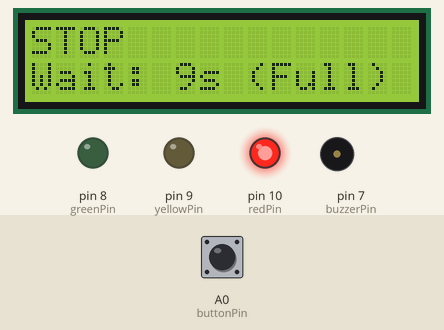
Simulated run of this sketch. Board: Arduino Uno, built with avr-gcc and run on an emulated ATmega328P. On the bench: 16×2 character LCD, output pins drawn as LEDs (lit = HIGH), buzzer (waves = sounding). The inputs (shaded band) are chosen by the test bench; at power-on: A0 (buttonPin) HIGH.

Above: at 3.2 s.
3.3 s: A0 (buttonPin) pulled LOW for 0.15 s
At 4.2 s:
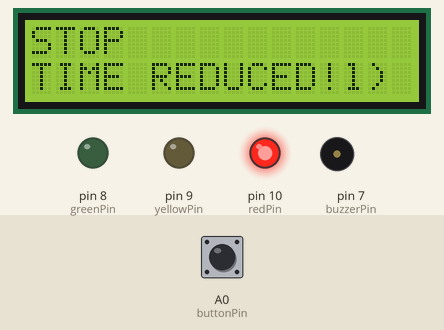
At 11.3 s:
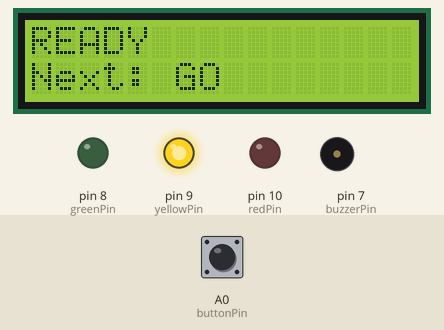
Timing chart, 0 to 23.0 s (numbered marks = the images above; inputs shaded):
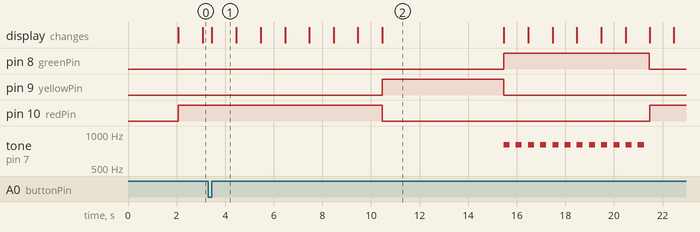

Measured:
- after the input at 3.3 s, the display: changes after 0.15 s (image 1)
- what the display in image 1 shows lasts 1.0 s, from 3.5 s to 4.5 s

The sketch:

CP2VC_F.ino
```cpp
#include <LiquidCrystal.h>

// --- PIN DEFINITIONS ---
// LCD Pinout (RS, E, D4, D5, D6, D7) - NOTE: Pins are non-consecutive
// (D12, D11, D5, D4, D3, D2)
LiquidCrystal lcd(12, 11, 5, 4, 3, 2);

const int redPin = 10;
const int yellowPin = 9;
const int greenPin = 8;
const int buzzerPin = 7;     // D7 is the only available pin
const int buttonPin = A0;    // Using Analog Pin for extra Digital Input

// --- STATE VARIABLES & TIMING ---
int trafficState = 0;          // 0:RED, 1:GREEN, 2:YELLOW
unsigned long stateStartTime = 0;
long redTimeMs = 10000;          // Initial 10 seconds for RED
const long initialRedTime = 10000;
const long reducedRedTime = 6000;
const long greenTimeMs = 6000;
const long yellowTimeMs = 5000;

// --- BUTTON & BUZZER VARIABLES ---
bool timeReduced = false;
bool lastButtonState = HIGH;
unsigned long lastBuzzerToggle = 0;
const long buzzerInterval = 500; // 500ms for "tick-tick-tick"

// -------------------------------------------------------------------
// SETUP
// -------------------------------------------------------------------

void setup() {
  pinMode(redPin, OUTPUT);
  pinMode(yellowPin, OUTPUT);
  pinMode(greenPin, OUTPUT);
  pinMode(buzzerPin, OUTPUT);
  pinMode(buttonPin, INPUT_PULLUP); // Button to GND

  lcd.begin(16, 2);
  lcd.print("Traffic Light V-C");
  lcd.setCursor(0, 1);
  lcd.print("Starting RED...");
  delay(2000);

  // Start the FSM
  changeState(0);
}

// -------------------------------------------------------------------
// MAIN LOOP
// -------------------------------------------------------------------

void loop() {
  handleButtonInput();
  checkStateTransition();
  updateDisplay();
}

// -------------------------------------------------------------------
// INPUT & TRANSITION LOGIC
// -------------------------------------------------------------------

void handleButtonInput() {
  bool reading = digitalRead(buttonPin);

  // Simple edge detection (LOW to HIGH transition on release)
  if (reading == HIGH && lastButtonState == LOW) {
    // Only allow reduction if it hasn't been reduced AND if we are in RED
    if (trafficState == 0 && !timeReduced) {
      redTimeMs = reducedRedTime;
      timeReduced = true; // Flag reduction permanently
      lcd.setCursor(0, 1);
      lcd.print("TIME REDUCED!");
      delay(1000); // Small pause for user to see message

      // OPTIONAL: Restart the RED timer with the new, shorter duration
      stateStartTime = millis();
    }
  }
  lastButtonState = reading;
}

void checkStateTransition() {
  unsigned long currentTime = millis();
  long elapsedTime = currentTime - stateStartTime;
  long requiredDuration = 0;

  // 1. Determine the required duration for the current state
  if (trafficState == 0) requiredDuration = redTimeMs;
  else if (trafficState == 1) requiredDuration = greenTimeMs;
  else if (trafficState == 2) requiredDuration = yellowTimeMs;

  // 2. Check if the time has elapsed
  if (elapsedTime >= requiredDuration) {
    int nextState = 0; // Default next state is RED (0)

    // R -> Y -> G -> R sequence: 0 -> 2 -> 1 -> 0
    switch (trafficState) {
      case 0: // Currently RED, next is YELLOW
        nextState = 2;
        break;
      case 2: // Currently YELLOW, next is GREEN
        nextState = 1;
        break;
      case 1: // Currently GREEN, next is RED
        nextState = 0;
        break;
      default:
        nextState = 0;
    }

    changeState(nextState);
  } else {
    // Run continuous outputs (like the buzzer pattern)
    updateOutputs(requiredDuration - elapsedTime);
  }
}

void changeState(int newState) {
  trafficState = newState;
  stateStartTime = millis();

  // Reset all light outputs and buzzer
  digitalWrite(redPin, LOW);
  digitalWrite(yellowPin, LOW);
  digitalWrite(greenPin, LOW);
  noTone(buzzerPin);
}

// -------------------------------------------------------------------
// OUTPUTS AND DISPLAY
// -------------------------------------------------------------------

void updateOutputs(long timeLeft) {
  switch (trafficState) {
    case 0: // RED
      digitalWrite(redPin, HIGH);
      break;

    case 1: // GREEN
      digitalWrite(greenPin, HIGH);
      // Buzzer: Tick-tick-tick pattern
      if (millis() - lastBuzzerToggle >= buzzerInterval) {
        lastBuzzerToggle = millis();
        // Toggle the buzzer output pin
        if (digitalRead(buzzerPin) == HIGH) {
          digitalWrite(buzzerPin, LOW);
        } else {
          // Use a tone frequency for the tick sound
          tone(buzzerPin, 800, buzzerInterval / 2);
        }
      }
      break;

    case 2: // YELLOW
      digitalWrite(yellowPin, HIGH);
      break;
  }
}

void updateDisplay() {
  unsigned long timeRemaining = 0;
  if (trafficState == 0) timeRemaining = redTimeMs - (millis() - stateStartTime);
  else if (trafficState == 1) timeRemaining = greenTimeMs - (millis() - stateStartTime);
  else if (trafficState == 2) timeRemaining = yellowTimeMs - (millis() - stateStartTime);

  // Convert milliseconds to seconds
  int secondsRemaining = (timeRemaining / 1000) + 1; // Round up to the next second

  lcd.setCursor(0, 0);

  if (trafficState == 0) {
    lcd.print("STOP            "); // Line 1: Main Status
    lcd.setCursor(0, 1);
    lcd.print("Wait: ");
    lcd.print(secondsRemaining);
    lcd.print("s");
    if (timeReduced) lcd.print(" (Reduced)");
    else lcd.print(" (Full)  ");

  } else if (trafficState == 1) {
    lcd.print("GO              "); // Line 1: Main Status
    lcd.setCursor(0, 1);
    lcd.print("Time: ");
    lcd.print(secondsRemaining);
    lcd.print("s");
    lcd.print(" (Sound ON) ");

  } else { // State 2: YELLOW
    lcd.print("READY           "); // Line 1: Main Status (16 characters, good)
    lcd.setCursor(0, 1);
    lcd.print("Next: GO");
    // FIX: Use 8 spaces to fully clear the rest of the 16-character line.
    lcd.print("        ");
  }
}
```
